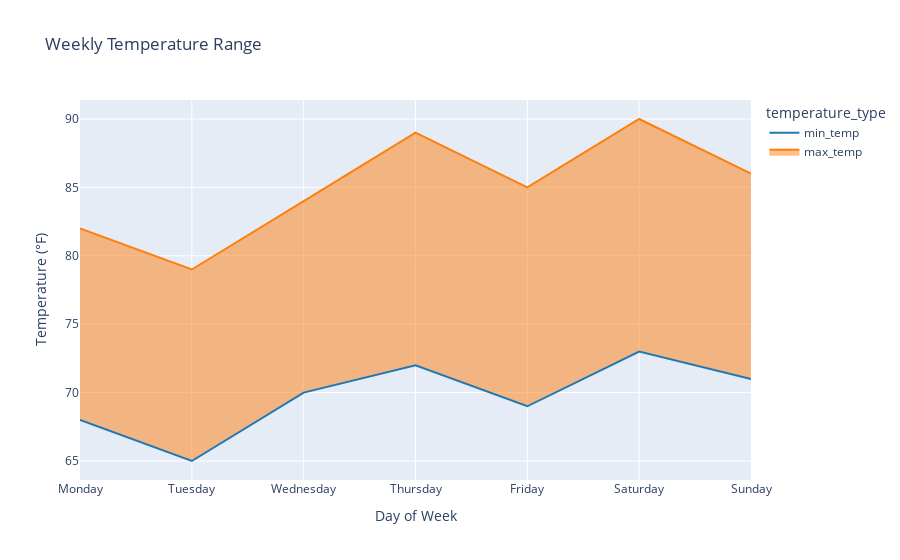

Notebook code for this chart:
### Markdown cell above
# Fiiled Area Plot

### Code cell
import plotly.express as px
import pandas as pd

# Sample data
days = ['Monday', 'Tuesday', 'Wednesday', 'Thursday', 'Friday', 'Saturday', 'Sunday']
min_temp = [68, 65, 70, 72, 69, 73, 71]
max_temp = [82, 79, 84, 89, 85, 90, 86]

# Create a DataFrame for easier data manipulation
df = pd.DataFrame({
    'day': days,
    'min_temp': min_temp,
    'max_temp': max_temp
})

# Melt the dataframe to long format
df_melted = df.melt(id_vars='day', value_vars=['min_temp', 'max_temp'], var_name='temperature_type', value_name='temperature')

# Create the figure using plotly express
fig = px.line(
    df_melted,
    x='day',
    y='temperature',
    color='temperature_type',
    labels={'temperature': 'Temperature (°F)', 'day': 'Day of Week'},
    title='Weekly Temperature Range',
    color_discrete_map={'min_temp': 'rgb(31, 119, 180)', 'max_temp': 'rgb(255, 127, 14)'}
)

# Fill between the lines
fig.update_traces(fill='tonexty', selector=dict(name='max_temp'))

# Update layout for hovermode
fig.update_layout(hovermode='x unified')

# Show the figure
fig.show()

### Figure 1 — Plotly figure (JSON) as saved in the notebook; plotly's stock layout.template omitted (floating-point values rounded to 4 significant figures)
{"data": [{"hovertemplate": "temperature_type=min_temp<br>Day of Week=%{x}<br>Temperature (°F)=%{y}<extra></extra>", "legendgroup": "min_temp", "line": {"color": "rgb(31, 119, 180)", "dash": "solid"}, "marker": {"symbol": "circle"}, "mode": "lines", "name": "min_temp", "orientation": "v", "showlegend": true, "type": "scatter", "x": ["Monday", "Tuesday", "Wednesday", "Thursday", "Friday", "Saturday", "Sunday"], "xaxis": "x", "y": [68, 65, 70, 72, 69, 73, 71], "yaxis": "y"}, {"fill": "tonexty", "hovertemplate": "temperature_type=max_temp<br>Day of Week=%{x}<br>Temperature (°F)=%{y}<extra></extra>", "legendgroup": "max_temp", "line": {"color": "rgb(255, 127, 14)", "dash": "solid"}, "marker": {"symbol": "circle"}, "mode": "lines", "name": "max_temp", "orientation": "v", "showlegend": true, "type": "scatter", "x": ["Monday", "Tuesday", "Wednesday", "Thursday", "Friday", "Saturday", "Sunday"], "xaxis": "x", "y": [82, 79, 84, 89, 85, 90, 86], "yaxis": "y"}], "layout": {"hovermode": "x unified", "legend": {"title": {"text": "temperature_type"}, "tracegroupgap": 0}, "title": {"text": "Weekly Temperature Range"}, "xaxis": {"anchor": "y", "domain": [0, 1], "title": {"text": "Day of Week"}}, "yaxis": {"anchor": "x", "domain": [0, 1], "title": {"text": "Temperature (°F)"}}}}
